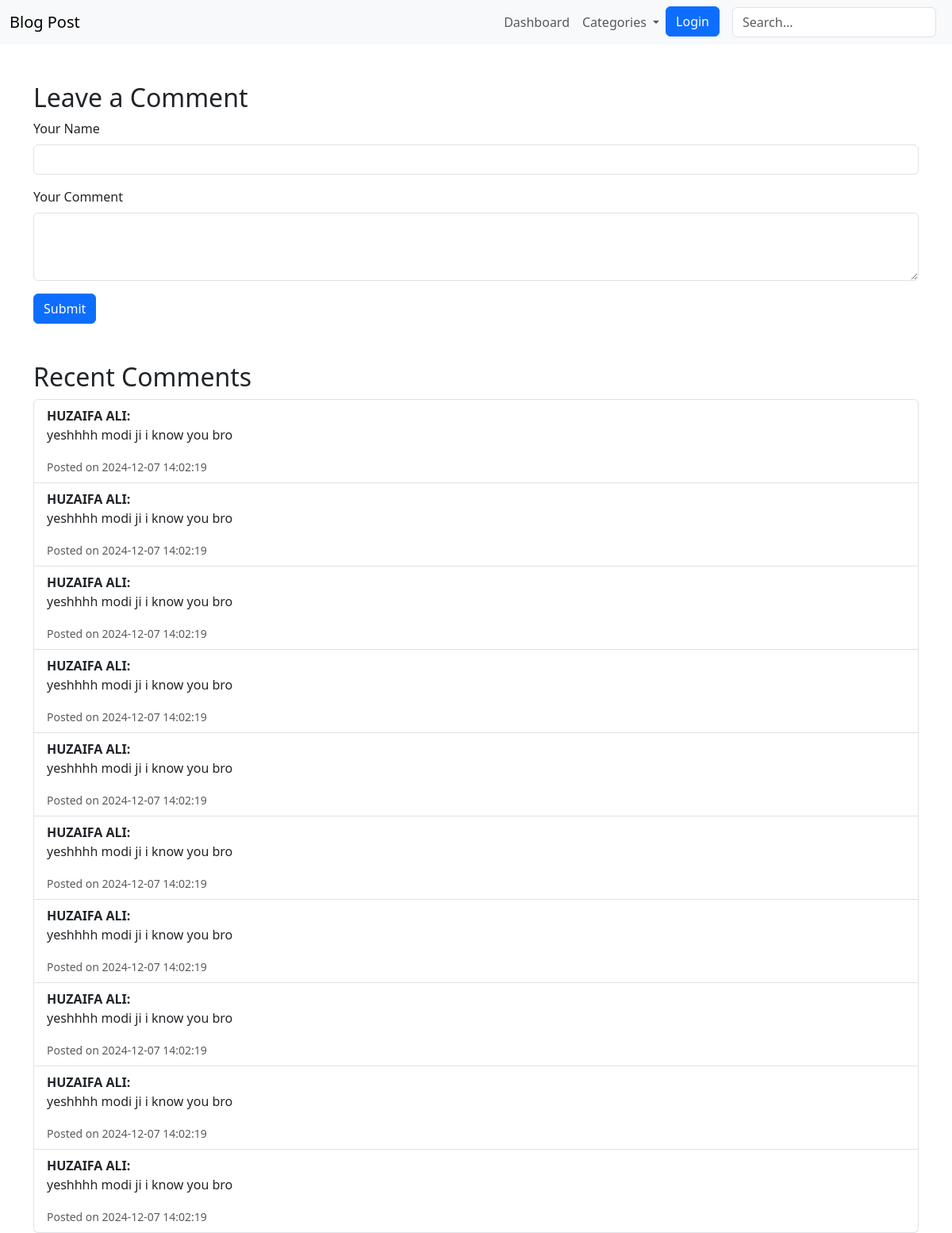
The page /Comment?bpid=23 on the database its author committed.
### tables this page shows
CREATE TABLE `comments` (
  `id` int(11) NOT NULL,
  `post_id` int(11) NOT NULL,
  `user_name` varchar(255) NOT NULL,
  `content` text NOT NULL,
  `is_approved` tinyint(1) DEFAULT '0',
  `created_at` datetime DEFAULT CURRENT_TIMESTAMP
);

### src/Controller.php (called while the page is built, shortened)
<?php
class Controller
{
    protected function render($view, $data = [])
    {
        extract($data);
        include "Views/$view.php";
    }
}

### src/Controllers/HomeController.php (called while the page is built, shortened)
<?php
class HomeController extends Controller {
    private $commentModel;
    public function __construct($pdo) {
        $this->pdo = $pdo;
        $this->commentModel = new Comment($this->pdo);
    }
    public function Comment(){
        $id= $_REQUEST['bpid'];
        $comments = $this->commentModel->getLastCommentsByPostId($id);
        $data = [
            'comments' => $comments,
        ];
        $this->render("comment",$data);
    }
}

### index.php (called while the page is built, shortened)
<?php
$router = new Router();
$router->get('/', HomeController::class, 'index');
$router->get('/Dashboard', HomeController::class, 'Dashboard');
$router->get('/MyProfile', HomeController::class, 'MyProfile');
$router->get('/Settings', HomeController::class, 'Settings');
$router->get('/ReadBlog', HomeController::class, 'ReadBlog');
$router->get('/Comment', HomeController::class, 'Comment');
$router->post('/Comment', CommentController::class, 'CommentPost');
$router->get('/category', CategoryController::class, 'getBlogByCaidById');
$router->get('/Admin/Login', AdminController::class, 'Login');
$router->post('/Admin/Login', AdminController::class, 'LoginAuth');
$router->get('/Admin/Deactivate', AdminController::class, 'deactivate');
$router->get('/Admin/Delete', AdminController::class, 'deleteUsers');
$router->get('/Admin/AddUser', AdminController::class, 'AddUser');
$router->post('/Admin/AddUser', AdminController::class, 'AddUserPost');
$router->get('/Admin/UserList', AdminController::class, 'UserList');
$router->get('/Admin/UserList', AdminController::class, 'UserList');
$router->get('/Admin/UserList', AdminController::class, 'UserList');
$router->get('/Admin/welcome', AdminController::class, 'welcome');
$router->get('/Admin/Logout', AdminController::class, 'Logout');
$router->get('/Admin/AddBlog', AdminController::class, 'AddBlog');
$router->post('/Admin/AddBlog', AdminController::class, 'AddBlogPost');
$router->get('/Admin/BlogList', AdminController::class, 'BlogList');
$router->get('/Admin/BlogSingle', AdminController::class, 'BlogSingle');
$router->get('/Admin/BlogDelete', AdminController::class, 'BlogDelete');
$router->get('/Admin/BlogSingleEdit', AdminController::class, 'BlogSingleEdit');
$router->post('/Admin/BlogSingleEdit', AdminController::class, 'BlogSingleEditPost');
$router->get('/Admin/Comment', CommentController::class, 'CommentList');
$router->get('/Admin/ApproveComment', CommentController::class, 'ApproveComment');
$router->get('/Admin/DeleteComment', CommentController::class, 'DeleteComment');
$router->get('/Admin/CategorySystem', CategoryController::class, 'CategorySystem');
$router->post('/Admin/CategorySystem', CategoryController::class, 'CategorySystemPost');
$router->get('/search', AdminController::class, 'searchPosts');
$router->dispatch();

### src/Models/Comment.php (called while the page is built, shortened)
<?php
class Comment {
    private $pdo;
    public function __construct($pdo) {
        $this->pdo = $pdo;
    }
    public function getLastCommentsByPostId($post_id, $limit = 10) {
        $stmt = $this->pdo->prepare("SELECT * FROM comments WHERE post_id = :post_id AND is_approved = 1 ORDER BY created_at DESC LIMIT :limit");
        $stmt->bindParam(':post_id', $post_id, PDO::PARAM_INT);
        $stmt->bindParam(':limit', $limit, PDO::PARAM_INT);
        $stmt->execute();
        return $stmt->fetchAll(PDO::FETCH_ASSOC);
    }
}

### src/Views/comment.php (the view, shortened to what this page needs)
<!DOCTYPE html>
<html lang="en">
<head>
    <link href="https://cdn.jsdelivr.net/npm/bootstrap@5.3.0-alpha1/dist/css/bootstrap.min.css" rel="stylesheet">
</head>
<body>
<?php include("headerweb.php"); ?>
    <div class="container mt-5">
        <div class="mt-4">
            <h2>Leave a Comment</h2>
            <form action="<?=ROOT_URL?>Comment" method="POST">
                <div class="mb-3">
                    <label for="user_name" class="form-label">Your Name</label>
                    <input type="text" name="user_name" id="user_name" class="form-control" required>
                </div>
                <div class="mb-3">
                    <label for="content" class="form-label">Your Comment</label>
                    <textarea name="content" id="content" class="form-control" rows="3" required></textarea>
                </div>
                <button type="submit" class="btn btn-primary">Submit</button>
            </form>
        </div>
        <div class="mt-5">
            <h2>Recent Comments</h2>
            <?php if (!empty($comments)): ?>
                <ul class="list-group">
                    <?php foreach ($comments as $comment): ?>
                        <li class="list-group-item">
                            <strong><?= htmlspecialchars($comment['user_name']) ?>:</strong>
                            <p><?= nl2br(htmlspecialchars($comment['content'])) ?></p>
                            <small class="text-muted">Posted on <?= htmlspecialchars($comment['created_at']) ?></small>
                        </li>
                    <?php endforeach; ?>
                </ul>
            <?php else: ?>
                <p>No comments yet. Be the first to comment!</p>
            <?php endif; ?>
        </div>
    </div>
</body>
</html>

### rows shown on the page
comments: user_name "HUZAIFA ALI", content "yeshhhh modi ji i know you bro", created_at "2024-12-07 14:02:19"
comments: user_name "HUZAIFA ALI", content "yeshhhh modi ji i know you bro", created_at "2024-12-07 14:02:19"
comments: user_name "HUZAIFA ALI", content "yeshhhh modi ji i know you bro", created_at "2024-12-07 14:02:19"
comments: user_name "HUZAIFA ALI", content "yeshhhh modi ji i know you bro", created_at "2024-12-07 14:02:19"
comments: user_name "HUZAIFA ALI", content "yeshhhh modi ji i know you bro", created_at "2024-12-07 14:02:19"
comments: user_name "HUZAIFA ALI", content "yeshhhh modi ji i know you bro", created_at "2024-12-07 14:02:19"
comments: user_name "HUZAIFA ALI", content "yeshhhh modi ji i know you bro", created_at "2024-12-07 14:02:19"
comments: user_name "HUZAIFA ALI", content "yeshhhh modi ji i know you bro", created_at "2024-12-07 14:02:19"
comments: user_name "HUZAIFA ALI", content "yeshhhh modi ji i know you bro", created_at "2024-12-07 14:02:19"
comments: user_name "HUZAIFA ALI", content "yeshhhh modi ji i know you bro", created_at "2024-12-07 14:02:19"
